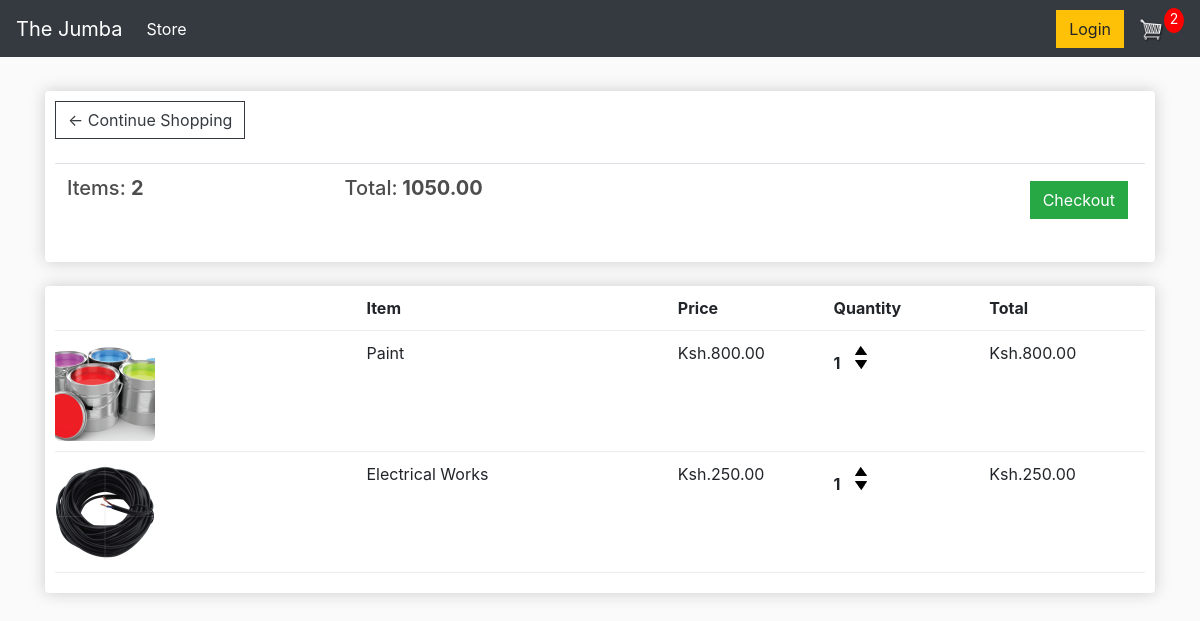
The app's page /cart/ (signed in) with its own data.
### store/models.py (models this page shows, shortened)
class Order(models.Model):
    customer = models.ForeignKey(Customer, on_delete=models.SET_NULL, null=True, blank=True)
    date_ordered = models.DateTimeField(auto_now_add=True)
    complete = models.BooleanField(default=False, null=True, blank=True)
    transaction_id = models.CharField(max_length=100, null=True)
    @property
    def get_cart_total(self):
        orderitems = self.orderitem_set.all()
        total = sum([item.get_total for item in orderitems])
        return total
    @property
    def get_cart_items(self):
        orderitems = self.orderitem_set.all()
        total = sum([item.quantity for item in orderitems])
        return total

class OrderItem(models.Model):
    product = models.ForeignKey(Product, on_delete=models.SET_NULL, null=True)
    order = models.ForeignKey(Order, on_delete=models.SET_NULL, null=True)
    quantity = models.IntegerField(default=0, null=True, blank=True)
    date_added = models.DateTimeField(auto_now_add=True)
    @property
    def get_total(self):
        total = self.product.price * self.quantity
        return total

class Product(models.Model):
    name = models.CharField(max_length=200)
    price = models.DecimalField(max_digits=7, decimal_places=2)
    digital = models.BooleanField(default=False, null=True, blank=True)
    image = models.ImageField(null=True, blank=True)
    @property
    def imageURL(self):
        try:
            url = self.image.url
        except:
            url = ''
        return url

### store/views.py (the view)
# urls.py: path('cart/', views.cart, name ="cart"),
def cart(request):
    if request.user.is_authenticated:
        customer = request.user.customer
        order, created = Order.objects.get_or_create(customer, complete=False)
        items = order.orderitem_set.all()
        cartItems = order.get_cart_items
    else:
        items = []
        order = {'get_cart_total':0, 'get_cart_items':0, 'shipping':False}
        cartItems = order['get_cart_items']
    context = {
        'items':items, 'order':order,
        'cartItems': cartItems,
        }
    return render(request, 'store/cart.html', context)

### store/templates/store/cart.html
{% extends 'store/main.html' %}
{% load static %}
{% block content %}
    <div class="row">
        <div class="col-lg-12">
            <div class="box-element">
                <a  class="btn btn-outline-dark" href="{% url 'store' %}">&#x2190; Continue Shopping</a>
                <br>
                <br>
                <table class="table">
                    <tr>
                        <th><h5>Items: <strong>{{order.get_cart_items}}</strong></h5></th>
                        <th><h5>Total:<strong> {{order.get_cart_total|floatformat:2}}</strong></h5></th>
                        <th>
                            <a  style="float:right; margin:5px;" class="btn btn-success" href="{% url 'checkout' %}">Checkout</a>
                        </th>
                    </tr>
                </table>
            </div>
            <br>
            <div class="box-element">
                <div class="cart-row">
                    <div style="flex:2"></div>
                    <div style="flex:2"><strong>Item</strong></div>
                    <div style="flex:1"><strong>Price</strong></div>
                    <div style="flex:1"><strong>Quantity</strong></div>
                    <div style="flex:1"><strong>Total</strong></div>
                </div>
                {% for item in items %}
                <div class="cart-row">
                    <div style="flex:2"><img class="row-image" src="{{item.product.imageURL}}"></div>
                    <div style="flex:2"><p>{{item.product.name}}</p></div>
                    <div style="flex:1"><p>Ksh.{{item.product.price|floatformat:2}}</p></div>
                    <div style="flex:1">
                        <p class="quantity">{{item.quantity}}</p>
                        <div class="quantity">
                            <img data-product="{{item.product.id}}" data-action="add" class="chg-quantity update-cart" src="{% static  'images/arrow-up.png' %}">
                            <img data-product="{{item.product.id}}" data-action="remove" class="chg-quantity update-cart" src="{% static  'images/arrow-down.png' %}">
                        </div>
                    </div>
                    <div style="flex:1"><p>Ksh.{{item.get_total|floatformat:2}}</p></div>
                </div>
                {% endfor %}
        </div>
    </div>
{% endblock content %}

### store/templates/store/main.html (shortened to what this page needs)
<!DOCTYPE html>
{% load static %}
<html lang="en">
<head>
    <link rel="stylesheet" href="https://stackpath.bootstrapcdn.com/bootstrap/4.4.1/css/bootstrap.min.css">
    <link rel="stylesheet" type="text/css" href="{% static 'css/main.css' %}">
</head>
<body>
    <nav class="navbar navbar-expand-lg navbar-dark bg-dark">
        <a class="navbar-brand" href="{% url 'store' %}">The Jumba</a>
        <div class="collapse navbar-collapse" id="navbarSupportedContent">
          <ul class="navbar-nav mr-auto">
            <li class="nav-item active">
              <a class="nav-link" href="{% url 'store' %}">Store <span class="sr-only">(current)</span></a>
            </li>
          </ul>
          <div class="form-inline my-2 my-lg-0">
               <a href="#"class="btn btn-warning">Login</a>
               <a href="{% url 'cart' %}">
                  <img  id="cart-icon" src="{% static 'images/cart.png' %}">
              </a>
              <p id="cart-total">{{cartItems}}</p>
          </div>
        </div>
    </nav>
    <div class="container">
        <br>
        {% block content %}
         {% endblock content %}
    </div>
</body>
</html>

### static/css/main.css (style rules this page uses)
body { background-color: hsl(0, 0%, 98%); }
h1,h2,h3,h4,h5,h6 { color:hsl(0, 0%, 30%); }
.box-element { box-shadow:hsl(0, 0%, 80%) 0 0 16px; background-color: #fff; border-radius: 4px; padding: 10px; }
#cart-icon { width:25px; display: inline-block; margin-left: 15px; }
#cart-total { display: block; text-align: center; color:#fff; background-color: red; width: 20px; height: 25px; border-radius: 50%; font-size: 14px; }
.col-lg-4, .col-lg-6, .col-lg-8, .col-lg-12 { margin-top: 10px; }
.btn { border-radius: 0; }
.row-image { width: 100px; }
.cart-row { display: flex; align-items: flex-stretch; padding-bottom: 10px; margin-bottom: 10px; border-bottom: 1px solid #ececec; }
.quantity { display: inline-block; font-weight: 700; padding-right:10px; }
.chg-quantity { width: 12px; cursor: pointer; display: block; margin-top: 5px; transition:.1s; }

### records on screen
Order: get_cart_items "2", get_cart_total "1050.00"
OrderItem: product.imageURL (picture), product.name "Paint", product.price "800.00", quantity "1", get_total "800.00"
OrderItem: product.imageURL (picture), product.name "Electrical Works", product.price "250.00", quantity "1", get_total "250.00"

### other values on screen
{{ cartItems }} "2"
